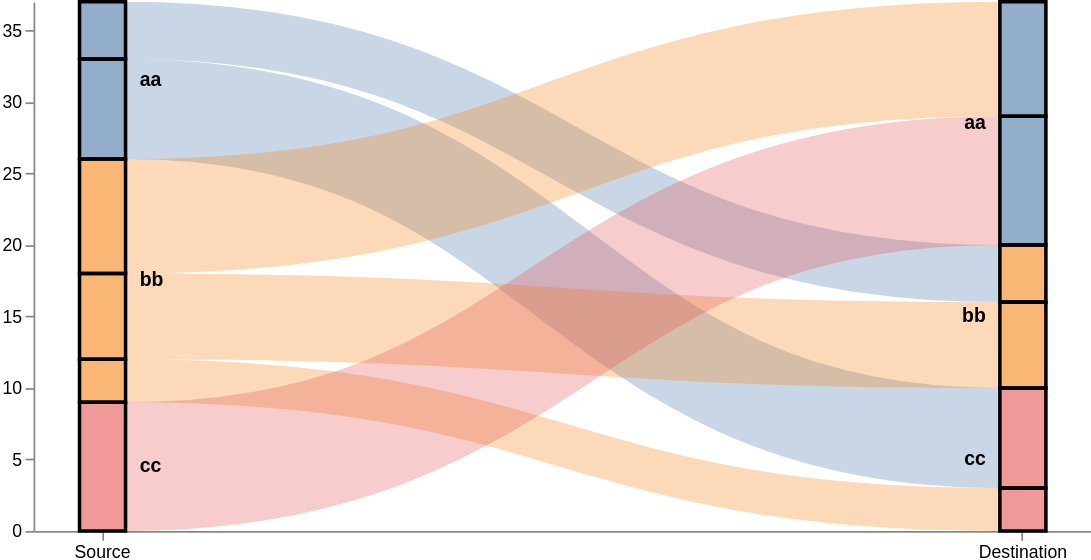

Write the Vega-Lite specification saved for this chart.
### Vega specification from a JSON file in a GitHub repository (floating-point values rounded to 4 significant figures)
{"$schema": "https://vega.github.io/schema/vega/v5.2.json", "height": 300, "width": 600, "data": [{"name": "rawData", "values": [{"key": {"stk1": "aa", "stk2": "cc"}, "doc_count": 7}, {"key": {"stk1": "aa", "stk2": "bb"}, "doc_count": 4}, {"key": {"stk1": "bb", "stk2": "aa"}, "doc_count": 8}, {"key": {"stk1": "bb", "stk2": "bb"}, "doc_count": 6}, {"key": {"stk1": "bb", "stk2": "cc"}, "doc_count": 3}, {"key": {"stk1": "cc", "stk2": "aa"}, "doc_count": 9}], "transform": [{"type": "formula", "expr": "datum.key.stk1", "as": "stk1"}, {"type": "formula", "expr": "datum.key.stk2", "as": "stk2"}, {"type": "formula", "expr": "datum.doc_count", "as": "size"}]}, {"name": "nodes", "source": "rawData", "transform": [{"type": "filter", "expr": "!groupSelector || groupSelector.stk1 == datum.stk1 || groupSelector.stk2 == datum.stk2"}, {"type": "formula", "expr": "datum.stk1+datum.stk2", "as": "key"}, {"type": "fold", "fields": ["stk1", "stk2"], "as": ["stack", "grpId"]}, {"type": "formula", "expr": "datum.stack == 'stk1' ? datum.stk1+' '+datum.stk2 : datum.stk2+' '+datum.stk1", "as": "sortField"}, {"type": "stack", "groupby": ["stack"], "sort": {"field": "sortField", "order": "descending"}, "field": "size"}, {"type": "formula", "expr": "(datum.y0+datum.y1)/2", "as": "yc"}]}, {"name": "groups", "source": "nodes", "transform": [{"type": "aggregate", "groupby": ["stack", "grpId"], "fields": ["size"], "ops": ["sum"], "as": ["total"]}, {"type": "stack", "groupby": ["stack"], "sort": {"field": "grpId", "order": "descending"}, "field": "total"}, {"type": "formula", "expr": "scale('y', datum.y0)", "as": "scaledY0"}, {"type": "formula", "expr": "scale('y', datum.y1)", "as": "scaledY1"}, {"type": "formula", "expr": "datum.stack == 'stk1'", "as": "rightLabel"}, {"type": "formula", "expr": "datum.total/domain('y')[1]", "as": "percentage"}]}, {"name": "destinationNodes", "source": "nodes", "transform": [{"type": "filter", "expr": "datum.stack == 'stk2'"}]}, {"name": "edges", "source": "nodes", "transform": [{"type": "filter", "expr": "datum.stack == 'stk1'"}, {"type": "lookup", "from": "destinationNodes", "key": "key", "fields": ["key"], "as": ["target"]}, {"type": "linkpath", "orient": "horizontal", "shape": "diagonal", "sourceY": {"expr": "scale('y', datum.yc)"}, "sourceX": {"expr": "scale('x', 'stk1') + bandwidth('x')"}, "targetY": {"expr": "scale('y', datum.target.yc)"}, "targetX": {"expr": "scale('x', 'stk2')"}}, {"type": "formula", "expr": "range('y')[0]-scale('y', datum.size)", "as": "strokeWidth"}, {"type": "formula", "expr": "datum.size/domain('y')[1]", "as": "percentage"}]}], "scales": [{"name": "x", "type": "band", "range": "width", "domain": ["stk1", "stk2"], "paddingOuter": 0.05, "paddingInner": 0.95}, {"name": "y", "type": "linear", "range": "height", "domain": {"data": "nodes", "field": "y1"}}, {"name": "color", "type": "ordinal", "range": "category", "domain": {"data": "rawData", "field": "stk1"}}, {"name": "stackNames", "type": "ordinal", "range": ["Source", "Destination"], "domain": ["stk1", "stk2"]}], "axes": [{"orient": "bottom", "scale": "x", "encode": {"labels": {"update": {"text": {"scale": "stackNames", "field": "value"}}}}}, {"orient": "left", "scale": "y"}], "marks": [{"type": "path", "name": "edgeMark", "from": {"data": "edges"}, "clip": true, "encode": {"update": {"stroke": [{"test": "groupSelector && groupSelector.stack=='stk1'", "scale": "color", "field": "stk2"}, {"scale": "color", "field": "stk1"}], "strokeWidth": {"field": "strokeWidth"}, "path": {"field": "path"}, "strokeOpacity": {"signal": "!groupSelector && (groupHover.stk1 == datum.stk1 || groupHover.stk2 == datum.stk2) ? 0.9 : 0.3"}, "zindex": {"signal": "!groupSelector && (groupHover.stk1 == datum.stk1 || groupHover.stk2 == datum.stk2) ? 1 : 0"}, "tooltip": {"signal": "datum.stk1 + ' → ' + datum.stk2 + '    ' + format(datum.size, ',.0f') + '   (' + format(datum.percentage, '.1%') + ')'"}}, "hover": {"strokeOpacity": {"value": 1}}}}, {"type": "rect", "name": "groupMark", "from": {"data": "groups"}, "encode": {"enter": {"fill": {"scale": "color", "field": "grpId"}, "width": {"scale": "x", "band": 1}}, "update": {"x": {"scale": "x", "field": "stack"}, "y": {"field": "scaledY0"}, "y2": {"field": "scaledY1"}, "fillOpacity": {"value": 0.6}, "tooltip": {"signal": "datum.grpId + '   ' + format(datum.total, ',.0f') + '   (' + format(datum.percentage, '.1%') + ')'"}}, "hover": {"fillOpacity": {"value": 1}}}}, {"type": "text", "from": {"data": "groups"}, "interactive": false, "encode": {"update": {"x": {"signal": "scale('x', datum.stack) + (datum.rightLabel ? bandwidth('x') + 8 : -8)"}, "yc": {"signal": "(datum.scaledY0 + datum.scaledY1)/2"}, "align": {"signal": "datum.rightLabel ? 'left' : 'right'"}, "baseline": {"value": "middle"}, "fontWeight": {"value": "bold"}, "text": {"signal": "abs(datum.scaledY0-datum.scaledY1) > 13 ? datum.grpId : ''"}}}}, {"type": "group", "data": [{"name": "dataForShowAll", "values": [{}], "transform": [{"type": "filter", "expr": "groupSelector"}]}], "encode": {"enter": {"xc": {"signal": "width/2"}, "y": {"value": 30}, "width": {"value": 80}, "height": {"value": 30}}}, "marks": [{"type": "group", "name": "groupReset", "from": {"data": "dataForShowAll"}, "encode": {"enter": {"cornerRadius": {"value": 6}, "fill": {"value": "#f5f5f5"}, "stroke": {"value": "#c1c1c1"}, "strokeWidth": {"value": 2}, "height": {"field": {"group": "height"}}, "width": {"field": {"group": "width"}}}, "update": {"opacity": {"value": 1}}, "hover": {"opacity": {"value": 0.7}}}, "marks": [{"type": "text", "interactive": false, "encode": {"enter": {"xc": {"field": {"group": "width"}, "mult": 0.5}, "yc": {"field": {"group": "height"}, "mult": 0.5, "offset": 2}, "align": {"value": "center"}, "baseline": {"value": "middle"}, "fontWeight": {"value": "bold"}, "text": {"value": "Show All"}}}}]}]}, {"type": "rect", "from": {"data": "nodes"}, "encode": {"enter": {"stroke": {"value": "#000"}, "strokeWidth": {"value": 2}, "width": {"scale": "x", "band": 1}, "x": {"scale": "x", "field": "stack"}, "y": {"field": "y0", "scale": "y"}, "y2": {"field": "y1", "scale": "y"}}}}], "signals": [{"name": "groupHover", "value": {}, "on": [{"events": "@groupMark:mouseover", "update": "{stk1:datum.stack=='stk1' && datum.grpId, stk2:datum.stack=='stk2' && datum.grpId}"}, {"events": "mouseout", "update": "{}"}]}, {"name": "groupSelector", "value": false, "on": [{"events": "@groupMark:click!", "update": "{stack:datum.stack, stk1:datum.stack=='stk1' && datum.grpId, stk2:datum.stack=='stk2' && datum.grpId}"}, {"events": [{"type": "click", "markname": "groupReset"}, {"type": "dblclick"}], "update": "false"}]}]}
